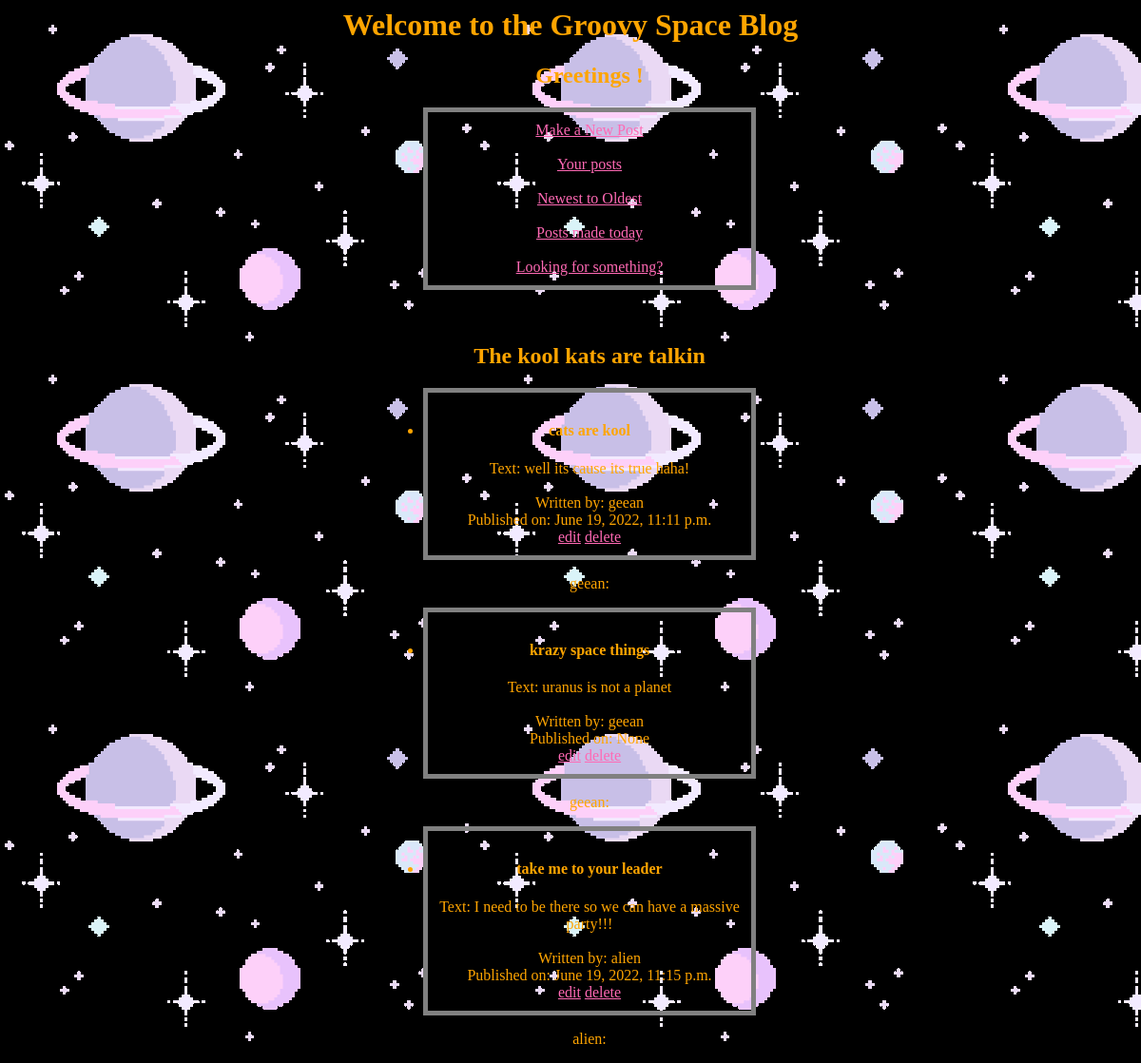
The app's page /blogs/ with its own data.
### blogs/models.py (models this page shows, shortened)
class Post(models.Model):
    author = models.ForeignKey(User, on_delete=models.CASCADE)
    title = models.CharField(max_length=200)
    text = models.TextField()
    created_date = models.DateTimeField(default=timezone.now)
    published_date = models.DateTimeField(blank=True, null=True)

### blogs/views.py (the view)
# urls.py: path('', views.IndexView.as_view(), name='index'),
class IndexView(generic.ListView):
    template_name = 'blogs/index.html'
    context_object_name = 'blogs_list'
    def get_queryset(self):
        return Post.objects.all()

### blogs/templates/blogs/index.html (shortened to what this page needs)
{% load static %}
<link rel="stylesheet" type = "text/css" href="{% static 'blogs/styles.css' %}">
<h1>Welcome to the Groovy Space Blog</h1>
{% if blogs_list %}
        <ul>
            <h2> Greetings {{user.username}}!</h2>
            <div>
                <a href="{% url 'blogs:create' %}">Make a New Post</a> <br> <br>
                <a href="{% url 'blogs:selfPub' %}">Your posts</a> <br> <br>
                <a href="{% url 'blogs:orderDate' %}">Newest to Oldest</a> <br> <br>
                <a href="{% url 'blogs:todayDate' %}">Posts made today</a> <br> <br>
                <a href="{% url 'blogs:search' %}">Looking for something?</a> <br>
            </div>
        <br><br>
        <h2>The kool kats are talkin</h2>
        {% for blog in blogs_list %}
            <li>
                <h4>{{ blog.title }}<br></h4>
                Text: {{ blog.text }} <br> <br>
                Written by: {{ blog.author }} <br>
                Published on: {{ blog.published_date }} <br>
                <span><a href="{% url 'blogs:update' blog.id %}">edit</a></span>
                <span><a href="{% url 'blogs:delete' blog.id %}">delete</a></span>
            </li>
            <p> {{blog.author}}: </p>
        {% endfor %}
        </ul>
{% else %}
    <p>we are out in space now</p>
{% endif %}

### blogs/static/blogs/styles.css (style rules this page uses)
li { width: 320px; padding: 10px; border: 5px solid gray; margin-left: auto; margin-right: auto; }
div { width: 320px; padding: 10px; border: 5px solid gray; margin-left: auto; margin-right: auto; }
a { color: hotpink }

### records on screen
Post: title "cats are kool", text "well its cause its true haha!", author "geean", published_date "June 19, 2022, 11:11 p.m."
Post: title "krazy space things", text "uranus is not a planet", author "geean", published_date "None"
Post: title "take me to your leader", text "I need to be there so we can have a massive party!!!", author "alien", published_date "June 19, 2022, 11:15 p.m."
